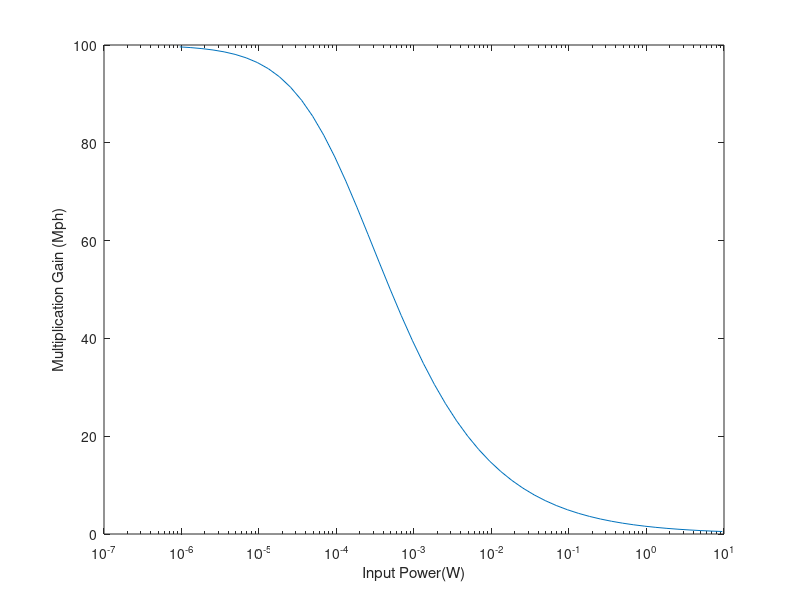
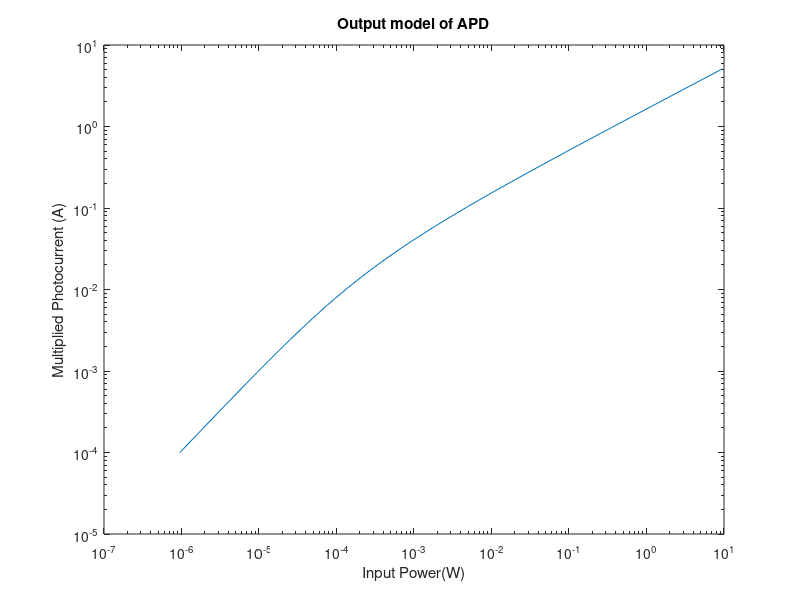

Write MATLAB code to recreate these figures, in order.
Iph = logspace(-6,1);  % primary photocurrent
P= 0.95.*Iph;
for i=1:length(Iph)
    K(i)=0.013/Iph(i);  % 1. Mst initial = 100
    T(i)=15384*Iph(i);
    J(i)=sqrt(1+T(i))-1;   % big assumption in these plots is that M0=100 (please refer https://ieeexplore.ieee.org/stamp/stamp.jsp?arnumber=8999582)
    M1(i)=K(i)*J(i);
%M=(0.013/Iph)*(sqrt(1+(4*Iph*10000/2.6))-1); this is the formula to be
%implemented
    I(i)=M1(i)*Iph(i);


   %{
K(i)=0.016/Iph(i)   % 2. Mst initial = 80
   T(i)=9624*Iph(i);
   J(i)=sqrt(1+T(i))-1;
   M2(i)=K(i)*J(i);

   K(i)=0.022/Iph(i)   % 3. Mst initial = 60 
   T(i)=5413*Iph(i);
   J(i)=sqrt(1+T(i))-1;
   M3(i)=K(i)*J(i);

   K(i)=0.033/Iph(i)   % 4. Mst initial = 40 
   T(i)=2406*Iph(i);
   J(i)=sqrt(1+T(i))-1;
   M4(i)=K(i)*J(i);

   K(i)=0.0665/Iph(i)   % 5. Mst initial = 20 
   T(i)=601*Iph(i);
   J(i)=sqrt(1+T(i))-1;
   M5(i)=K(i)*J(i);
   
   %}


end


figure(1)
semilogx(P,M1)   % M v Iph for different values of Mph initial
% hold on
%{
semilogx(P,M2)
semilogx(P,M3)
semilogx(P,M4)
semilogx(P,M5)
%}
xlabel("Input Power(W)");
ylabel("Multiplication Gain (Mph)");

figure(2)
loglog(P,I)     % I v P
title("Output model of APD");
xlabel("Input Power(W)");
ylabel("Multiplied Photocurrent (A)");




